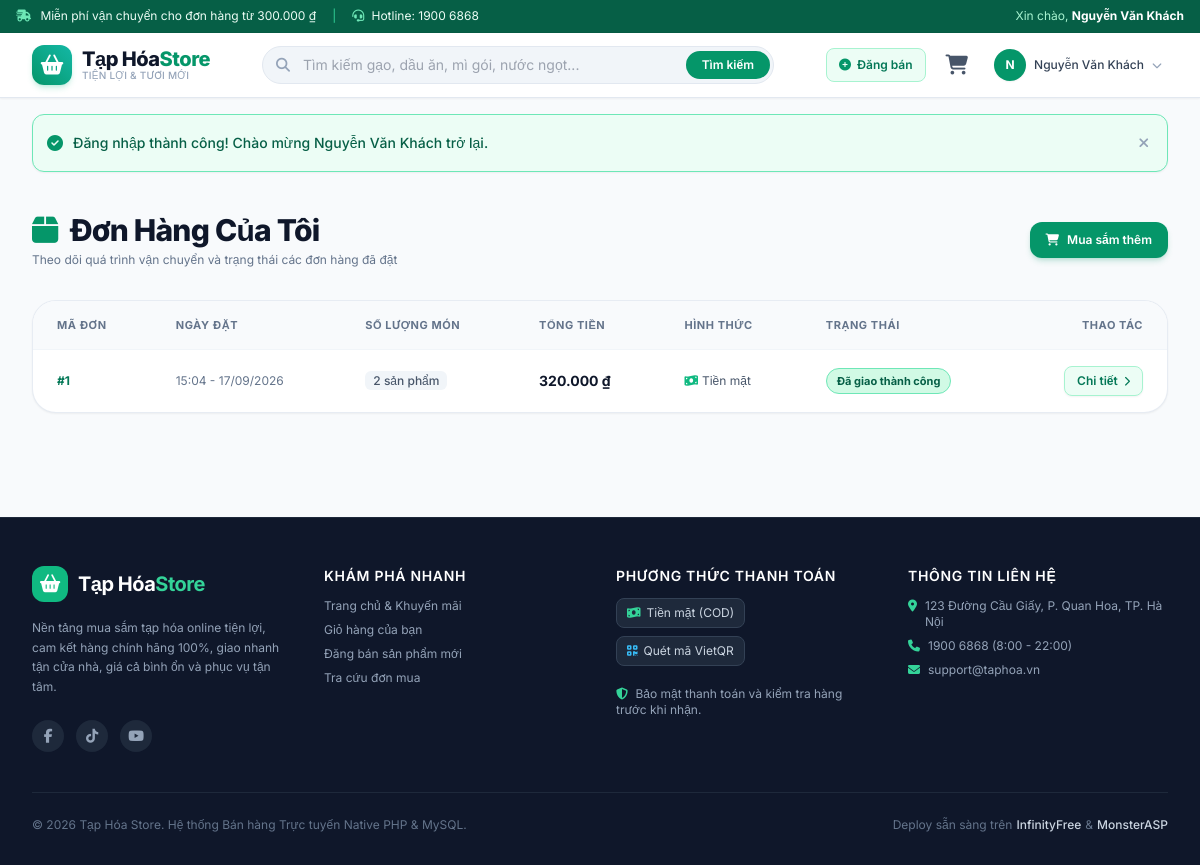
The app's page /orders/my_orders.php (signed in) with its own data.
### tables this page shows
CREATE TABLE `orders` (
    `id` INT AUTO_INCREMENT PRIMARY KEY,
    `user_id` INT DEFAULT NULL,
    `customer_name` VARCHAR(100) NOT NULL,
    `customer_phone` VARCHAR(20) NOT NULL,
    `customer_address` VARCHAR(255) NOT NULL,
    `customer_note` TEXT DEFAULT NULL,
    `total_amount` DECIMAL(12, 0) NOT NULL DEFAULT 0,
    `payment_method` ENUM('cod', 'bank_transfer') NOT NULL DEFAULT 'cod',
    `status` ENUM('pending', 'processing', 'completed', 'cancelled') NOT NULL DEFAULT 'pending',
    `created_at` TIMESTAMP DEFAULT CURRENT_TIMESTAMP,
    CONSTRAINT `fk_orders_user` FOREIGN KEY (`user_id`) REFERENCES `users` (`id`) ON DELETE SET NULL
);

### orders/my_orders.php (the view, shortened to what the rows shown need)
<?php
require_once __DIR__ . '/../includes/functions.php';
$currentUser = current_user();
try {
    $stmt = db()->prepare("
        SELECT o.*, COUNT(oi.id) as total_items
        FROM orders o
        LEFT JOIN order_items oi ON o.id = oi.order_id
        WHERE o.user_id = ?
        GROUP BY o.id
        ORDER BY o.id DESC
    ");
    $stmt->execute([$currentUser['id']]);
    $myOrders = $stmt->fetchAll();
} catch (PDOException $e) {
    set_flash('error', 'Lỗi truy vấn lịch sử đơn hàng: ' . $e->getMessage());
    $myOrders = [];
}
$statusMap = [
    'pending'    => ['label' => 'Chờ xác nhận', 'color' => 'bg-amber-100 text-amber-800 border-amber-300'],
    'processing' => ['label' => 'Đang giao hàng', 'color' => 'bg-sky-100 text-sky-800 border-sky-300'],
    'completed'  => ['label' => 'Đã giao thành công', 'color' => 'bg-emerald-100 text-emerald-800 border-emerald-300'],
    'cancelled'  => ['label' => 'Đã hủy đơn', 'color' => 'bg-rose-100 text-rose-800 border-rose-300']
];
require_once __DIR__ . '/../includes/header.php';
?>
<div class="max-w-7xl mx-auto px-4 sm:px-6 lg:px-8 py-10">
    <div class="flex flex-col sm:flex-row justify-between items-start sm:items-center gap-4 mb-8">
        <div>
            <h1 class="text-2xl sm:text-3xl font-extrabold text-slate-900 tracking-tight flex items-center gap-3">
                <i class="fa-solid fa-box text-emerald-600"></i> Đơn Hàng Của Tôi
            </h1>
        </div>
    </div>
    <?php if (empty($myOrders)): ?>
        <div class="bg-white rounded-3xl border border-slate-200/80 shadow-sm p-12 text-center max-w-md mx-auto my-6">
            <div class="w-16 h-16 bg-slate-100 text-slate-400 rounded-3xl flex items-center justify-center mx-auto mb-4 text-2xl">
                <i class="fa-solid fa-receipt"></i>
            </div>
            <h3 class="text-lg font-bold text-slate-800 mb-1">Bạn chưa có đơn hàng nào</h3>
            <p class="text-xs text-slate-500 mb-6">Hãy đặt hàng ngay hôm nay để nhận nhiều ưu đãi hấp dẫn từ Tạp Hóa Store nhé!</p>
            <a href="<?= base_url('index.php') ?>" class="inline-flex items-center gap-2 px-5 py-2.5 bg-emerald-600 hover:bg-emerald-700 text-white rounded-xl text-xs font-semibold shadow-md shadow-emerald-600/20 transition">
                <i class="fa-solid fa-basket-shopping"></i> Mua Sắm Ngay
            </a>
        </div>
    <?php else: ?>
        <div class="bg-white rounded-3xl border border-slate-200/80 shadow-sm overflow-hidden">
            <div class="overflow-x-auto">
                <table class="w-full text-left text-xs">
                    <thead class="bg-slate-50 text-slate-500 font-semibold border-b border-slate-100 uppercase tracking-wider text-[11px]">
                        <tr>
                            <th class="py-4 px-6">Mã Đơn</th>
                            <th class="py-4 px-6">Ngày Đặt</th>
                            <th class="py-4 px-6">Số Lượng Món</th>
                            <th class="py-4 px-6">Tổng Tiền</th>
                            <th class="py-4 px-6">Hình Thức</th>
                            <th class="py-4 px-6">Trạng Thái</th>
                            <th class="py-4 px-6 text-right">Thao Tác</th>
                        </tr>
                    </thead>
                    <tbody class="divide-y divide-slate-100 text-slate-700">
                        <?php foreach ($myOrders as $o):
                            $status = $statusMap[$o['status']] ?? $statusMap['pending'];
                        ?>
                            <tr class="hover:bg-slate-50/80 transition">
                                <td class="py-4 px-6 font-bold text-emerald-700">
                                    #<?= $o['id'] ?>
                                </td>
                                <td class="py-4 px-6 text-slate-500">
                                    <?= date('H:i - d/m/Y', strtotime($o['created_at'])) ?>
                                </td>
                                <td class="py-4 px-6">
                                    <span class="px-2 py-0.5 bg-slate-100 rounded-md font-medium text-slate-600">
                                        <?= (int)$o['total_items'] ?> sản phẩm
                                    </span>
                                </td>
                                <td class="py-4 px-6 font-bold text-slate-900 text-sm">
                                    <?= format_money($o['total_amount']) ?>
                                </td>
                                <td class="py-4 px-6">
                                    <?php if ($o['payment_method'] === 'bank_transfer'): ?>
                                        <span class="inline-flex items-center gap-1 text-sky-700 font-medium">
                                            <i class="fa-solid fa-qrcode text-sky-500"></i> Chuyển khoản
                                        </span>
                                    <?php else: ?>
                                        <span class="inline-flex items-center gap-1 text-slate-600">
                                            <i class="fa-solid fa-money-bill-wave text-emerald-500"></i> Tiền mặt
                                        </span>
                                    <?php endif; ?>
                                </td>
                                <td class="py-4 px-6">
                                    <span class="inline-flex items-center px-2.5 py-1 rounded-full font-bold border text-[11px] <?= $status['color'] ?>">
                                        <?= $status['label'] ?>
                                    </span>
                                </td>
                                <td class="py-4 px-6 text-right">
                                    <a href="<?= base_url('orders/order_detail.php?id=' . $o['id']) ?>"
                                       class="inline-flex items-center gap-1.5 px-3 py-1.5 bg-emerald-50 hover:bg-emerald-600 text-emerald-700 hover:text-white rounded-lg font-semibold transition border border-emerald-200 hover:border-transparent shadow-sm">
                                        <span>Chi tiết</span>
                                        <i class="fa-solid fa-chevron-right text-[10px]"></i>
                                    </a>
                                </td>
                            </tr>
                        <?php endforeach; ?>
                    </tbody>
                </table>
            </div>
        </div>
    <?php endif; ?>
</div>
<?php require_once __DIR__ . '/../includes/footer.php'; ?>

### includes/header.php (shortened to what the rows shown need)
<?php
require_once __DIR__ . '/functions.php';
$currentUser = current_user();
?>
<!DOCTYPE html>
<html lang="vi" class="h-full">
<head>
    <link rel="stylesheet" href="https://cdnjs.cloudflare.com/ajax/libs/font-awesome/6.5.1/css/all.min.css">
    <script src="https://cdn.tailwindcss.com"></script>
</head>
<body class="bg-slate-50 text-slate-800 flex flex-col min-h-screen antialiased">
    <header class="bg-emerald-800 text-emerald-50 text-xs py-2 px-4 border-b border-emerald-900/20">
        <div class="max-w-7xl mx-auto flex flex-wrap justify-between items-center gap-2">
            <div class="flex items-center gap-3">
                <?php if ($currentUser): ?>
                    <span class="text-emerald-200">Xin chào, <strong class="text-white"><?= e($currentUser['name']) ?></strong></span>
                <?php else: ?>
                    <a href="<?= base_url('auth/login.php') ?>" class="hover:text-white transition">Đăng nhập</a>
                    <span class="text-emerald-400">|</span>
                    <a href="<?= base_url('auth/register.php') ?>" class="hover:text-white transition">Đăng ký</a>
                <?php endif; ?>
            </div>
        </div>
    </header>
    <nav class="bg-white border-b border-slate-200 sticky top-0 z-40 shadow-sm">
        <div class="max-w-7xl mx-auto px-4 sm:px-6 lg:px-8">
            <div class="flex items-center justify-between h-16 gap-4">
                <div class="flex items-center gap-2 sm:gap-3">
                    <?php if ($currentUser): ?>
                        <div class="relative" id="userMenuContainer">
                            <button type="button" id="userMenuBtn" class="flex items-center gap-2 p-1.5 text-sm rounded-xl hover:bg-slate-100 transition focus:outline-none">
                                <div class="w-8 h-8 rounded-full bg-emerald-600 text-white font-bold text-xs flex items-center justify-center shadow-sm">
                                    <?= mb_substr(strtoupper($currentUser['name']), 0, 1) ?>
                                </div>
                                <span class="hidden lg:inline-block font-medium text-slate-700 text-xs"><?= e($currentUser['name']) ?></span>
                                <i class="fa-solid fa-chevron-down text-slate-400 text-[10px]"></i>
                            </button>
                        </div>
                    <?php endif; ?>
                </div>
            </div>
        </div>
    </nav>
    <main class="flex-grow">

### records on screen
orders: customer_name "Nguyễn Văn Khách", customer_name "N", id "1", created_at "15:04 - 17/09/2026", total_items "2", total_amount "320.000 ₫", payment_method "Tiền mặt", status "Đã giao thành công"

### other values on screen
$flash['message'] "Đăng nhập thành công! Chào mừng Nguyễn Văn Khách trở lại."
